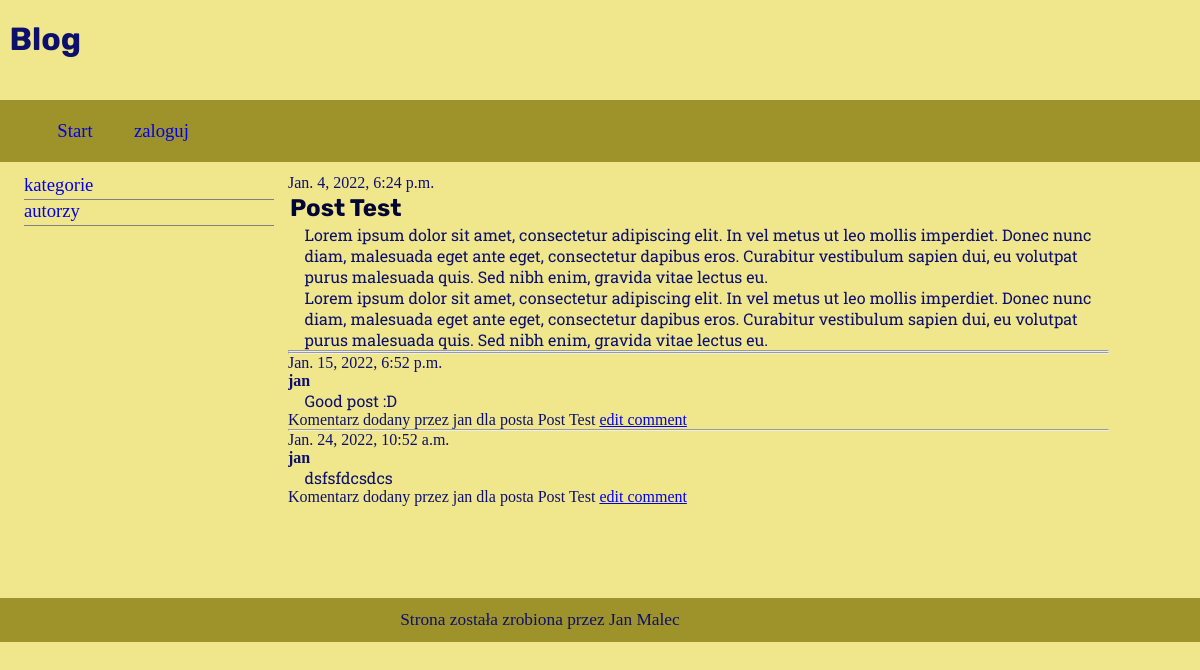
The app's page /post/4/ with its own data.
### blog/models.py (models this page shows, shortened)
class Post(models.Model):
    author = models.ForeignKey('auth.User', on_delete=models.CASCADE)
    title = models.CharField(max_length=200)
    text = models.TextField()
    created_date = models.DateTimeField(
            default=timezone.now)
    published_date = models.DateTimeField(
            blank=True, null=True)
    tags = TaggableManager()
    def __str__(self):
        return self.title

class Comments(models.Model):
    post = models.ForeignKey('Post', on_delete=models.CASCADE, related_name='comments')
    author = models.ForeignKey('auth.User', on_delete=models.CASCADE)
    email = models.EmailField()
    text = models.TextField()
    created_date = models.DateTimeField(default=timezone.now)
    updated_date = models.DateTimeField(auto_now = True)
    active = models.BooleanField( default = True)
    def __str__(self):
        return 'Komentarz dodany przez {} dla posta {}'.format(self.author, self.post)

### blog/views.py (the view)
# urls.py: path('post/<int:pk>/', views.post_detail, name='post_detail'),
def post_detail(request, pk):
    post = get_object_or_404(Post, pk=pk)
    Post.objects.get(pk=pk)
    return render(request, 'blog/post_detail.html', {'post':post})

### blog/templates/blog/post_detail.html (shortened to what this page needs)
{% extends 'blog/base.html' %}
{% block content %}
    {% if post.published_date %}
<div class="date">
    {{ post.published_date }}
</div>
{% endif %}
<h2>{{ post.title }}</h2>
<p>{{ post.text|linebreaksbr }}</p>
<hr>
{% for comment in post.comments.all %}
    <div class="comment"><hr>
        <div class="date">{{ comment.created_date }}</div>
        <strong>{{ comment.author }}</strong>
        <p>{{ comment.text|linebreaks }}</p>
    </div>
    {{comment}}
    <a class="btn btn-default" href="{% url 'comment_edit' pk=comment.post.pk %}">edit comment</a>
{% empty %}
    <p>Brak komentarzy :(</p>
{% endfor %}
{% endblock %}

### blog/static/css/main.css (style rules this page uses)
* { margin: 0px; padding: 0px; }
body { background-color: rgb(240,230,140); color: #0C106C; }
main section h2 { margin: 2px; font-family: 'Rubik', sans-serif; color: #020434; }
main section p { padding-left: 2%; font-family: 'Roboto Slab', serif; }

### records on screen
Post: published_date "Jan. 4, 2022, 6:24 p.m.", title "Post Test", text "Lorem ipsum dolor sit amet, consectetur adipiscing elit. In vel metus ut leo mollis imperdiet. Donec nunc diam, malesuada eget ante eget, consectetur dapibus eros. Curabitur vestibulum sapien dui, eu volutpat purus malesuada quis. Sed nibh enim, gravida vitae lectus eu. Lorem ipsum dolor sit amet, consectetur adipiscing elit. In vel metus ut leo mollis imperdiet. Donec nunc diam, malesuada eget ante eget, consectetur dapibus eros. Curabitur vestibulum sapien dui, eu volutpat purus malesuada quis. Sed nibh enim, gravida vitae lectus eu."
Comments: created_date "Jan. 15, 2022, 6:52 p.m.", author "jan", text "Good post :D", author+post "Komentarz dodany przez jan dla posta Post Test"
Comments: created_date "Jan. 24, 2022, 10:52 a.m.", author "jan", text "dsfsfdcsdcs", author+post "Komentarz dodany przez jan dla posta Post Test"
